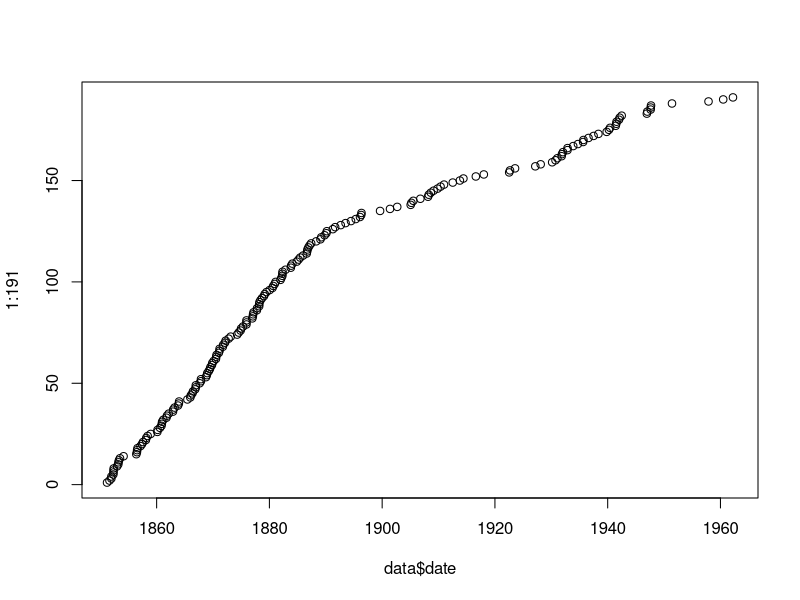

Reproduce this figure in R.
## ---- chunk 1
knitr::opts_chunk$set(echo = TRUE)
## ---- chunk 2
library(boot)
data <- coal
plot(data$date, 1:191) #remove first and last
